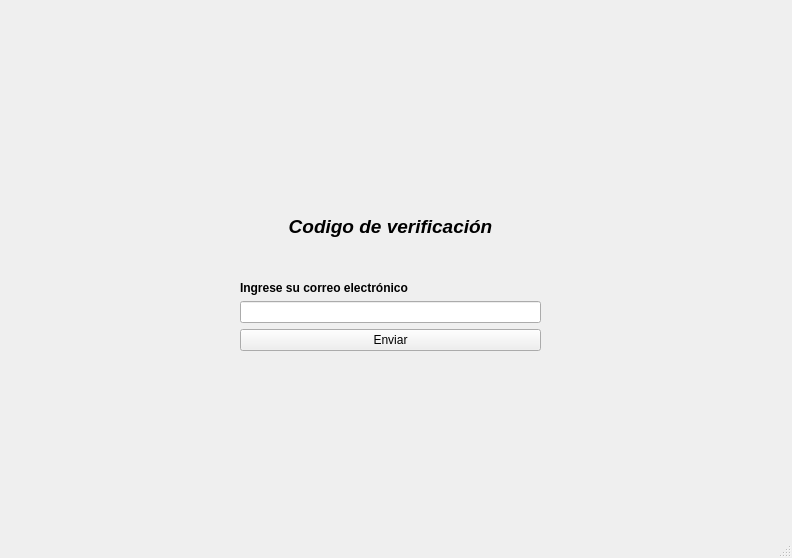
<?xml version="1.0" encoding="UTF-8"?>
<ui version="4.0">
 <class>MainWindow</class>
 <widget class="QMainWindow" name="MainWindow">
  <property name="geometry">
   <rect>
    <x>0</x>
    <y>0</y>
    <width>792</width>
    <height>558</height>
   </rect>
  </property>
  <property name="windowTitle">
   <string>MainWindow</string>
  </property>
  <widget class="QWidget" name="centralwidget">
   <widget class="QWidget" name="verticalLayoutWidget">
    <property name="geometry">
     <rect>
      <x>240</x>
      <y>200</y>
      <width>301</width>
      <height>151</height>
     </rect>
    </property>
    <layout class="QVBoxLayout" name="verticalLayout_2">
     <item>
      <widget class="QLabel" name="label_2">
       <property name="minimumSize">
        <size>
         <width>0</width>
         <height>53</height>
        </size>
       </property>
       <property name="text">
        <string>&lt;html&gt;&lt;head/&gt;&lt;body&gt;&lt;p align=&quot;center&quot;&gt;&lt;span style=&quot; font-size:14pt; font-weight:600; font-style:italic;&quot;&gt;Codigo de verificación&lt;/span&gt;&lt;/p&gt;&lt;/body&gt;&lt;/html&gt;</string>
       </property>
      </widget>
     </item>
     <item alignment="Qt::AlignBottom">
      <widget class="QLabel" name="label">
       <property name="text">
        <string>&lt;html&gt;&lt;head/&gt;&lt;body&gt;&lt;p&gt;&lt;span style=&quot; font-weight:600;&quot;&gt;Ingrese su correo electrónico&lt;/span&gt;&lt;/p&gt;&lt;/body&gt;&lt;/html&gt;</string>
       </property>
      </widget>
     </item>
     <item>
      <widget class="QLineEdit" name="lineEdit">
       <property name="autoFillBackground">
        <bool>false</bool>
       </property>
       <property name="styleSheet">
        <string notr="true"/>
       </property>
      </widget>
     </item>
     <item>
      <widget class="QPushButton" name="pushButton">
       <property name="text">
        <string>Enviar</string>
       </property>
      </widget>
     </item>
    </layout>
   </widget>
  </widget>
  <widget class="QStatusBar" name="statusbar"/>
 </widget>
 <resources/>
 <connections/>
</ui>
